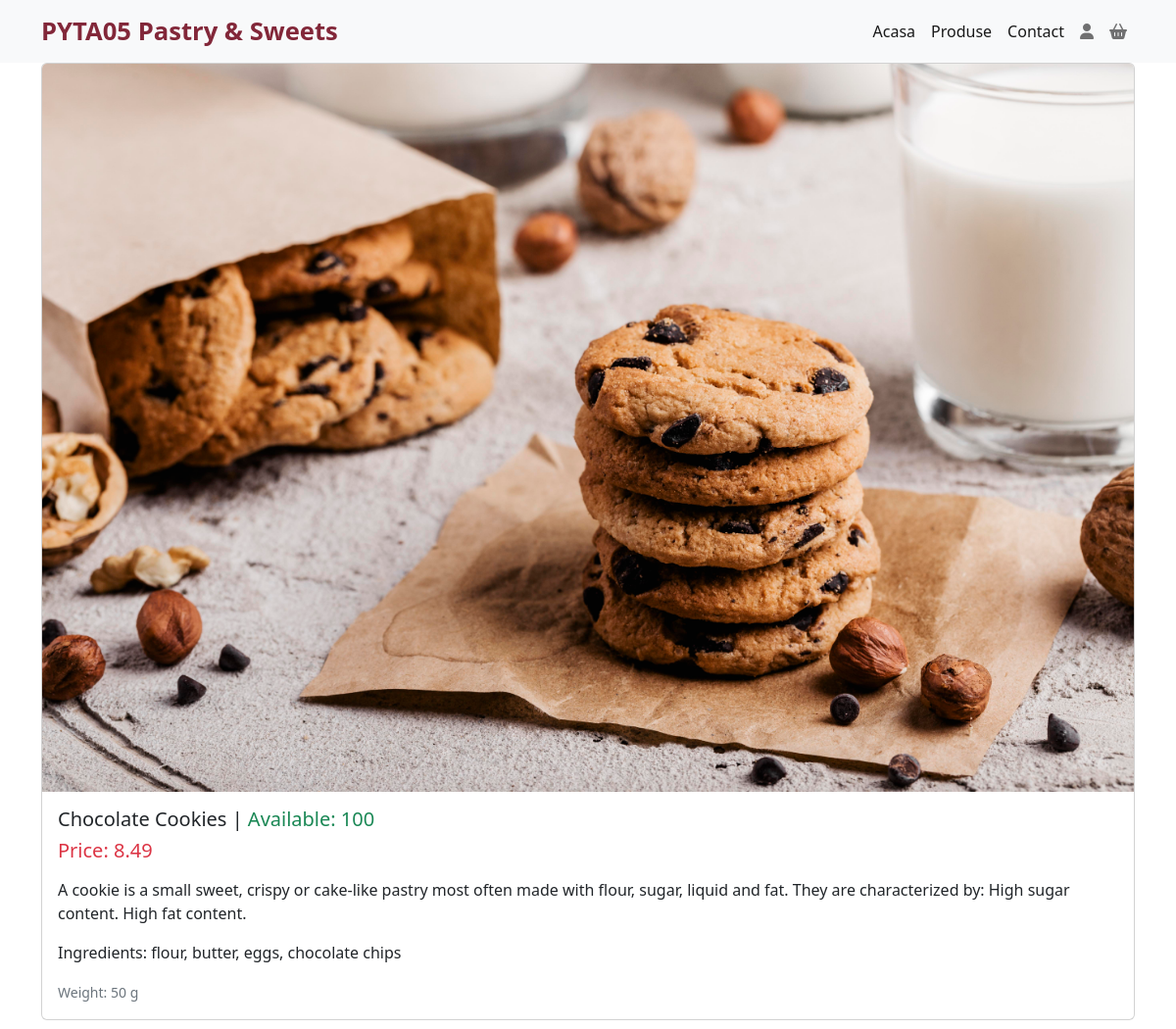
The app's page /products/2 with its own data.
### tables this page shows
CREATE TABLE Products (
        id INTEGER NOT NULL PRIMARY KEY AUTOINCREMENT,
        name TEXT NOT NULL,
        description TEXT NOT NULL,
        ingredients TEXT NOT NULL,
        price REAL NOT NULL,
        weight_grams INTEGER NOT NULL,
        available_quantity INTEGER NOT NULL DEFAULT 0,
        image TEXT
        );

### SAPTAMANA_8/PYT05_flask_project/app.py (the view)
@app.route("/products/<product_id>", methods=["GET"])
def get_product_by_id(product_id):
    products_obj = ProductsDb()
    products = products_obj.read(id=product_id)
    return render_template("product_details.html", product=products[0], user=session.get("user", False))

### SAPTAMANA_8/PYT05_flask_project/db/crud/products_crud.py (called while the page is built)
    def read(self, id=None):
        sql_query = "SELECT * FROM Products "
        value = ''
        if id:
            sql_query += "WHERE id=?;"
            value = id
        cursor = self.connection.cursor()
        if not value:
            cursor.execute(sql_query)
        else:
            cursor.execute(sql_query, (value,))
        products = cursor.fetchall()  # o lista cu liste
        products_json = []
        for product in products:
            products_json.append({
                "id": product[0],
                "name": product[1],
                "description": product[2],
                "ingredients": product[3],
                "price": product[4],
                "weight_grams": product[5],
                "available_quantity": product[6],
                "image": product[7]
            })
        return products_json

### SAPTAMANA_8/PYT05_flask_project/db/db_connection.py (called while the page is built)
def get_db_connection(db_path=DB_FILE_PATH):
    connection = sqlite3.connect(db_path)
    return connection

### SAPTAMANA_8/PYT05_flask_project/templates/product_details.html
{% extends "base.html" %}
{% block content %}
<div class="container">
    <div class="card mb-3">
  <img src="{{ url_for('static', filename=product.image) }}" class="card-img-top" alt="...">
  <div class="card-body">
    <h5 class="card-title">{{ product.name }} | <span class="text-success">Available: {{product.available_quantity}}</span></h5>
    <h5 class="card-title text-danger">Price: {{ product.price }}</h5>
    <p class="card-text"><p> {{product.description}}</p>
    <p class="card-text"><p>Ingredients: {{product.ingredients}}</p>
    <p class="card-text"><small class="text-muted">Weight: {{ product.weight_grams }} g</small></p>
  </div>
</div>
</div>
{% endblock %}

### SAPTAMANA_8/PYT05_flask_project/templates/base.html (shortened to what this page needs)
<!doctype html>
<html lang="en">
<head>
    <link rel="stylesheet" href="https://cdn.jsdelivr.net/npm/bootstrap@5.2.3/dist/css/bootstrap.min.css">
    <link rel="stylesheet" href="{{ url_for('static', filename='css/base.css') }}"/>
    <link rel="stylesheet" href="https://cdnjs.cloudflare.com/ajax/libs/font-awesome/6.4.0/css/all.min.css" />
</head>
<body>
{% include "navbar.html" %}
{% block content %}
{% endblock %}
</body>
</html>

### SAPTAMANA_8/PYT05_flask_project/templates/navbar.html (shortened to what this page needs)
{% block navbar %}
<nav class="navbar navbar-expand-lg navbar-light bg-light">
  <div class="container-fluid container">
    <a class="navbar-brand brand-logo" href="/">PYTA05 Pastry & Sweets</a>
    <div class="d-flex">
      <div class="collapse navbar-collapse" id="navbarNavAltMarkup">
        <div class="navbar-nav">
          <a class="nav-link active" aria-current="page" href="/">Acasa</a>
          <a class="nav-link active" aria-current="page" href="/products">Produse</a>
          <a class="nav-link active" aria-current="page" href="#">Contact</a>
          {% if user %}
            <a class="nav-link" href="/"><i class="fa-solid fa-user"></i> {{ user }}</a>
            <a class="nav-link" href="/logout">Logout</a>
          {% else %}
          <a class="nav-link" href="/login"><i class="fa-solid fa-user"></i></a>
          {% endif %}
          <a class="nav-link" href="#"><i class="fa-solid fa-basket-shopping"></i></a>
        </div>
      </div>
    </div>
  </div>
</nav>
{% endblock %}

### SAPTAMANA_8/PYT05_flask_project/static/css/base.css (style rules this page uses)
.brand-logo { color: #822739; font-size: 1.6em; font-weight: bold; }

### records on screen
Products: image (picture), name "Chocolate Cookies", available_quantity "100", price "8.49", description "A cookie is a small sweet, crispy or cake-like pastry most often made with flour, sugar, liquid and fat. They are characterized by: High sugar content. High fat content.", ingredients "flour, butter, eggs, chocolate chips", weight_grams "50"
